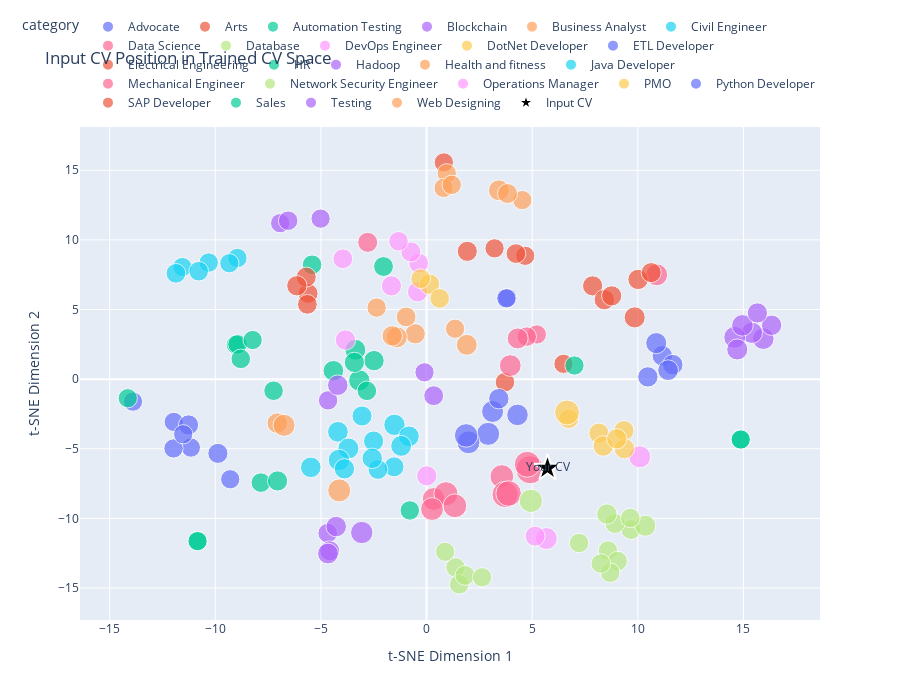

Notebook cell for this chart:
### Code cell
fig = visualize_cv_in_trained_space(
    similarities=similariries,
    documents=documents,
    categories=categories,
    input_cv_text=text_cv,
    vectorizer=vectorizer  # Pass your already fitted vectorizer
)

### Figure 1 — Plotly figure (JSON) as saved in the notebook; plotly's stock layout.template omitted (floating-point values rounded to 4 significant figures)
{"data": [{"customdata": [["Category: Advocate<br>Similarity: 0.000", "Advocate"], ["Category: Advocate<br>Similarity: 0.000", "Advocate"], ["Category: Advocate<br>Similarity: 0.000", "Advocate"], ["Category: Advocate<br>Similarity: 0.023", "Advocate"], ["Category: Advocate<br>Similarity: 0.022", "Advocate"], ["Category: Advocate<br>Similarity: 0.000", "Advocate"], ["Category: Advocate<br>Similarity: 0.000", "Advocate"], ["Category: Advocate<br>Similarity: 0.000", "Advocate"], ["Category: Advocate<br>Similarity: 0.000", "Advocate"], ["Category: Advocate<br>Similarity: 0.000", "Advocate"]], "hovertemplate": "size=%{marker.size}<br>hover_text=%{customdata[0]}<extra></extra>", "legendgroup": "Advocate", "marker": {"color": "#636efa", "opacity": 0.7, "size": [5.0, 5.0, 5.0, 5.454, 5.446, 5.0, 5.0, 5.0, 5.0, 5.0], "sizemode": "area", "sizeref": 0.02692, "symbol": "circle"}, "mode": "markers", "name": "Advocate", "orientation": "v", "showlegend": true, "type": "scatter", "x": [-11.97, -9.293, -11.16, -9.878, -11.27, -13.9, 3.825, -11.98, -11.52, 3.777], "xaxis": "x", "y": [-3.068, -7.189, -4.913, -5.331, -3.287, -1.612, 5.826, -4.978, -3.959, 5.801], "yaxis": "y"}, {"customdata": [["Category: Arts<br>Similarity: 0.008", "Arts"], ["Category: Arts<br>Similarity: 0.000", "Arts"], ["Category: Arts<br>Similarity: 0.023", "Arts"], ["Category: Arts<br>Similarity: 0.000", "Arts"], ["Category: Arts<br>Similarity: 0.000", "Arts"], ["Category: Arts<br>Similarity: 0.012", "Arts"]], "hovertemplate": "size=%{marker.size}<br>hover_text=%{customdata[0]}<extra></extra>", "legendgroup": "Arts", "marker": {"color": "#EF553B", "opacity": 0.7, "size": [5.159, 5.0, 5.453, 5.0, 5.0, 5.233], "sizemode": "area", "sizeref": 0.02692, "symbol": "circle"}, "mode": "markers", "name": "Arts", "orientation": "v", "showlegend": true, "type": "scatter", "x": [3.712, 4.671, 1.929, 3.218, 0.8177, 4.232], "xaxis": "x", "y": [-0.2168, 8.858, 9.179, 9.396, 15.56, 9.018], "yaxis": "y"}, {"customdata": [["Category: Automation Testing<br>Similarity: 0.031", "Automation Testing"], ["Category: Automation Testing<br>Similarity: 0.010", "Automation Testing"], ["Category: Automation Testing<br>Similarity: 0.056", "Automation Testing"], ["Category: Automation Testing<br>Similarity: 0.045", "Automation Testing"], ["Category: Automation Testing<br>Similarity: 0.037", "Automation Testing"], ["Category: Automation Testing<br>Similarity: 0.026", "Automation Testing"], ["Category: Automation Testing<br>Similarity: 0.008", "Automation Testing"]], "hovertemplate": "size=%{marker.size}<br>hover_text=%{customdata[0]}<extra></extra>", "legendgroup": "Automation Testing", "marker": {"color": "#00cc96", "opacity": 0.7, "size": [5.627, 5.208, 6.114, 5.905, 5.735, 5.521, 5.158], "sizemode": "area", "sizeref": 0.02692, "symbol": "circle"}, "mode": "markers", "name": "Automation Testing", "orientation": "v", "showlegend": true, "type": "scatter", "x": [-2.488, -5.42, -3.185, -3.372, -4.412, -3.417, -2.825], "xaxis": "x", "y": [1.329, 8.214, -0.09012, 2.107, 0.6009, 1.204, -0.8388], "yaxis": "y"}, {"customdata": [["Category: Blockchain<br>Similarity: 0.009", "Blockchain"], ["Category: Blockchain<br>Similarity: 0.019", "Blockchain"], ["Category: Blockchain<br>Similarity: 0.033", "Blockchain"], ["Category: Blockchain<br>Similarity: 0.042", "Blockchain"], ["Category: Blockchain<br>Similarity: 0.087", "Blockchain"]], "hovertemplate": "size=%{marker.size}<br>hover_text=%{customdata[0]}<extra></extra>", "legendgroup": "Blockchain", "marker": {"color": "#ab63fa", "opacity": 0.7, "size": [5.175, 5.374, 5.666, 5.835, 6.741], "sizemode": "area", "sizeref": 0.02692, "symbol": "circle"}, "mode": "markers", "name": "Blockchain", "orientation": "v", "showlegend": true, "type": "scatter", "x": [-4.68, -4.582, -4.278, -4.667, -3.068], "xaxis": "x", "y": [-11.06, -12.33, -10.59, -12.53, -11.01], "yaxis": "y"}, {"customdata": [["Category: Business Analyst<br>Similarity: 0.026", "Business Analyst"], ["Category: Business Analyst<br>Similarity: 0.014", "Business Analyst"], ["Category: Business Analyst<br>Similarity: 0.050", "Business Analyst"], ["Category: Business Analyst<br>Similarity: 0.032", "Business Analyst"], ["Category: Business Analyst<br>Similarity: 0.000", "Business Analyst"], ["Category: Business Analyst<br>Similarity: 0.003", "Business Analyst"]], "hovertemplate": "size=%{marker.size}<br>hover_text=%{customdata[0]}<extra></extra>", "legendgroup": "Business Analyst", "marker": {"color": "#FFA15A", "opacity": 0.7, "size": [5.523, 5.284, 5.992, 5.646, 5.0, 5.066], "sizemode": "area", "sizeref": 0.02692, "symbol": "circle"}, "mode": "markers", "name": "Business Analyst", "orientation": "v", "showlegend": true, "type": "scatter", "x": [-0.5352, -0.9669, -1.412, -1.625, 1.349, -2.363], "xaxis": "x", "y": [3.259, 4.469, 3.007, 3.109, 3.621, 5.139], "yaxis": "y"}, {"customdata": [["Category: Civil Engineer<br>Similarity: 0.004", "Civil Engineer"], ["Category: Civil Engineer<br>Similarity: 0.000", "Civil Engineer"], ["Category: Civil Engineer<br>Similarity: 0.006", "Civil Engineer"], ["Category: Civil Engineer<br>Similarity: 0.000", "Civil Engineer"], ["Category: Civil Engineer<br>Similarity: 0.010", "Civil Engineer"], ["Category: Civil Engineer<br>Similarity: 0.013", "Civil Engineer"]], "hovertemplate": "size=%{marker.size}<br>hover_text=%{customdata[0]}<extra></extra>", "legendgroup": "Civil Engineer", "marker": {"color": "#19d3f3", "opacity": 0.7, "size": [5.083, 5.0, 5.11, 5.0, 5.201, 5.256], "sizemode": "area", "sizeref": 0.02692, "symbol": "circle"}, "mode": "markers", "name": "Civil Engineer", "orientation": "v", "showlegend": true, "type": "scatter", "x": [-8.955, -11.56, -10.31, -9.335, -10.79, -11.86], "xaxis": "x", "y": [8.697, 8.05, 8.371, 8.323, 7.751, 7.598], "yaxis": "y"}, {"customdata": [["Category: Data Science<br>Similarity: 0.128", "Data Science"], ["Category: Data Science<br>Similarity: 0.103", "Data Science"], ["Category: Data Science<br>Similarity: 0.143", "Data Science"], ["Category: Data Science<br>Similarity: 0.072", "Data Science"], ["Category: Data Science<br>Similarity: 0.102", "Data Science"], ["Category: Data Science<br>Similarity: 0.133", "Data Science"], ["Category: Data Science<br>Similarity: 0.216", "Data Science"], ["Category: Data Science<br>Similarity: 0.288", "Data Science"], ["Category: Data Science<br>Similarity: 0.202", "Data Science"], ["Category: Data Science<br>Similarity: 0.188", "Data Science"]], "hovertemplate": "size=%{marker.size}<br>hover_text=%{customdata[0]}<extra></extra>", "legendgroup": "Data Science", "marker": {"color": "#FF6692", "opacity": 0.7, "size": [7.558, 7.051, 7.863, 6.432, 7.049, 7.653, 9.313, 10.77, 9.048, 8.758], "sizemode": "area", "sizeref": 0.02692, "symbol": "circle"}, "mode": "markers", "name": "Data Science", "orientation": "v", "showlegend": true, "type": "scatter", "x": [3.564, 0.3384, 0.9182, 10.89, 0.2599, 1.342, 3.72, 4.905, 4.766, 3.884], "xaxis": "x", "y": [-6.99, -8.608, -8.23, 7.494, -9.328, -9.097, -8.28, -6.504, -6.114, -8.21], "yaxis": "y"}, {"customdata": [["Category: Database<br>Similarity: 0.006", "Database"], ["Category: Database<br>Similarity: 0.013", "Database"], ["Category: Database<br>Similarity: 0.007", "Database"], ["Category: Database<br>Similarity: 0.013", "Database"], ["Category: Database<br>Similarity: 0.007", "Database"], ["Category: Database<br>Similarity: 0.051", "Database"], ["Category: Database<br>Similarity: 0.020", "Database"], ["Category: Database<br>Similarity: 0.008", "Database"], ["Category: Database<br>Similarity: 0.032", "Database"], ["Category: Database<br>Similarity: 0.008", "Database"], ["Category: Database<br>Similarity: 0.120", "Database"]], "hovertemplate": "size=%{marker.size}<br>hover_text=%{customdata[0]}<extra></extra>", "legendgroup": "Database", "marker": {"color": "#B6E880", "opacity": 0.7, "size": [5.112, 5.262, 5.147, 5.253, 5.149, 6.028, 5.397, 5.158, 5.632, 5.153, 7.393], "sizemode": "area", "sizeref": 0.02692, "symbol": "circle"}, "mode": "markers", "name": "Database", "orientation": "v", "showlegend": true, "type": "scatter", "x": [8.588, 9.041, 8.695, 9.67, 7.218, 10.35, 8.915, 8.248, 8.535, 9.646, 4.937], "xaxis": "x", "y": [-12.31, -13.07, -13.9, -10.81, -11.77, -10.53, -10.36, -13.24, -9.689, -9.969, -8.736], "yaxis": "y"}, {"customdata": [["Category: DevOps Engineer<br>Similarity: 0.075", "DevOps Engineer"], ["Category: DevOps Engineer<br>Similarity: 0.028", "DevOps Engineer"], ["Category: DevOps Engineer<br>Similarity: 0.020", "DevOps Engineer"], ["Category: DevOps Engineer<br>Similarity: 0.078", "DevOps Engineer"], ["Category: DevOps Engineer<br>Similarity: 0.029", "DevOps Engineer"], ["Category: DevOps Engineer<br>Similarity: 0.026", "DevOps Engineer"], ["Category: DevOps Engineer<br>Similarity: 0.030", "DevOps Engineer"]], "hovertemplate": "size=%{marker.size}<br>hover_text=%{customdata[0]}<extra></extra>", "legendgroup": "DevOps Engineer", "marker": {"color": "#FF97FF", "opacity": 0.7, "size": [6.502, 5.569, 5.408, 6.555, 5.585, 5.513, 5.607], "sizemode": "area", "sizeref": 0.02692, "symbol": "circle"}, "mode": "markers", "name": "DevOps Engineer", "orientation": "v", "showlegend": true, "type": "scatter", "x": [5.67, 0.00932, 5.138, 10.09, -0.4234, -1.662, -3.84], "xaxis": "x", "y": [-11.45, -6.944, -11.28, -5.578, 6.275, 6.697, 2.806], "yaxis": "y"}, {"customdata": [["Category: DotNet Developer<br>Similarity: 0.026", "DotNet Developer"], ["Category: DotNet Developer<br>Similarity: 0.013", "DotNet Developer"], ["Category: DotNet Developer<br>Similarity: 0.028", "DotNet Developer"], ["Category: DotNet Developer<br>Similarity: 0.168", "DotNet Developer"], ["Category: DotNet Developer<br>Similarity: 0.032", "DotNet Developer"], ["Category: DotNet Developer<br>Similarity: 0.033", "DotNet Developer"], ["Category: DotNet Developer<br>Similarity: 0.028", "DotNet Developer"]], "hovertemplate": "size=%{marker.size}<br>hover_text=%{customdata[0]}<extra></extra>", "legendgroup": "DotNet Developer", "marker": {"color": "#FECB52", "opacity": 0.7, "size": [5.515, 5.257, 5.569, 8.362, 5.644, 5.656, 5.565], "sizemode": "area", "sizeref": 0.02692, "symbol": "circle"}, "mode": "markers", "name": "DotNet Developer", "orientation": "v", "showlegend": true, "type": "scatter", "x": [9.344, 6.732, 8.159, 6.65, 9.364, 8.363, 9.003], "xaxis": "x", "y": [-3.696, -2.84, -3.885, -2.393, -4.991, -4.802, -4.286], "yaxis": "y"}, {"customdata": [["Category: ETL Developer<br>Similarity: 0.030", "ETL Developer"], ["Category: ETL Developer<br>Similarity: 0.035", "ETL Developer"], ["Category: ETL Developer<br>Similarity: 0.039", "ETL Developer"], ["Category: ETL Developer<br>Similarity: 0.050", "ETL Developer"], ["Category: ETL Developer<br>Similarity: 0.030", "ETL Developer"]], "hovertemplate": "size=%{marker.size}<br>hover_text=%{customdata[0]}<extra></extra>", "legendgroup": "ETL Developer", "marker": {"color": "#636efa", "opacity": 0.7, "size": [5.608, 5.698, 5.789, 6.006, 5.596], "sizemode": "area", "sizeref": 0.02692, "symbol": "circle"}, "mode": "markers", "name": "ETL Developer", "orientation": "v", "showlegend": true, "type": "scatter", "x": [11.16, 11.65, 11.43, 10.87, 10.48], "xaxis": "x", "y": [1.675, 1.038, 0.6434, 2.588, 0.1608], "yaxis": "y"}, {"customdata": [["Category: Electrical Engineering<br>Similarity: 0.017", "Electrical Engineering"], ["Category: Electrical Engineering<br>Similarity: 0.000", "Electrical Engineering"], ["Category: Electrical Engineering<br>Similarity: 0.020", "Electrical Engineering"], ["Category: Electrical Engineering<br>Similarity: 0.013", "Electrical Engineering"], ["Category: Electrical Engineering<br>Similarity: 0.029", "Electrical Engineering"]], "hovertemplate": "size=%{marker.size}<br>hover_text=%{customdata[0]}<extra></extra>", "legendgroup": "Electrical Engineering", "marker": {"color": "#EF553B", "opacity": 0.7, "size": [5.33, 5.0, 5.408, 5.266, 5.584], "sizemode": "area", "sizeref": 0.02692, "symbol": "circle"}, "mode": "markers", "name": "Electrical Engineering", "orientation": "v", "showlegend": true, "type": "scatter", "x": [-5.606, 6.481, -5.695, -5.642, -6.139], "xaxis": "x", "y": [6.152, 1.101, 7.329, 5.373, 6.706], "yaxis": "y"}, {"customdata": [["Category: HR<br>Similarity: 0.000", "HR"], ["Category: HR<br>Similarity: 0.016", "HR"], ["Category: HR<br>Similarity: 0.000", "HR"], ["Category: HR<br>Similarity: 0.000", "HR"], ["Category: HR<br>Similarity: 0.000", "HR"], ["Category: HR<br>Similarity: 0.000", "HR"], ["Category: HR<br>Similarity: 0.009", "HR"], ["Category: HR<br>Similarity: 0.000", "HR"], ["Category: HR<br>Similarity: 0.008", "HR"], ["Category: HR<br>Similarity: 0.025", "HR"]], "hovertemplate": "size=%{marker.size}<br>hover_text=%{customdata[0]}<extra></extra>", "legendgroup": "HR", "marker": {"color": "#00cc96", "opacity": 0.7, "size": [5.0, 5.314, 5.0, 5.0, 5.0, 5.0, 5.171, 5.0, 5.152, 5.495], "sizemode": "area", "sizeref": 0.02692, "symbol": "circle"}, "mode": "markers", "name": "HR", "orientation": "v", "showlegend": true, "type": "scatter", "x": [14.87, -2.037, -10.83, -14.14, -10.84, 14.87, -7.844, 7.002, -7.242, -7.051], "xaxis": "x", "y": [-4.342, 8.089, -11.62, -1.369, -11.63, -4.332, -7.43, 0.9797, -0.8319, -7.311], "yaxis": "y"}, {"customdata": [["Category: Hadoop<br>Similarity: 0.065", "Hadoop"], ["Category: Hadoop<br>Similarity: 0.029", "Hadoop"], ["Category: Hadoop<br>Similarity: 0.056", "Hadoop"], ["Category: Hadoop<br>Similarity: 0.073", "Hadoop"], ["Category: Hadoop<br>Similarity: 0.064", "Hadoop"], ["Category: Hadoop<br>Similarity: 0.027", "Hadoop"], ["Category: Hadoop<br>Similarity: 0.050", "Hadoop"]], "hovertemplate": "size=%{marker.size}<br>hover_text=%{customdata[0]}<extra></extra>", "legendgroup": "Hadoop", "marker": {"color": "#ab63fa", "opacity": 0.7, "size": [6.296, 5.585, 6.129, 6.463, 6.282, 5.531, 6.0], "sizemode": "area", "sizeref": 0.02692, "symbol": "circle"}, "mode": "markers", "name": "Hadoop", "orientation": "v", "showlegend": true, "type": "scatter", "x": [15.94, 16.33, 15.4, 14.59, 14.95, 15.66, 14.71], "xaxis": "x", "y": [2.905, 3.871, 3.332, 3.008, 3.861, 4.752, 2.131], "yaxis": "y"}, {"customdata": [["Category: Health and fitness<br>Similarity: 0.000", "Health and fitness"], ["Category: Health and fitness<br>Similarity: 0.042", "Health and fitness"], ["Category: Health and fitness<br>Similarity: 0.000", "Health and fitness"], ["Category: Health and fitness<br>Similarity: 0.005", "Health and fitness"], ["Category: Health and fitness<br>Similarity: 0.000", "Health and fitness"], ["Category: Health and fitness<br>Similarity: 0.019", "Health and fitness"]], "hovertemplate": "size=%{marker.size}<br>hover_text=%{customdata[0]}<extra></extra>", "legendgroup": "Health and fitness", "marker": {"color": "#FFA15A", "opacity": 0.7, "size": [5.0, 5.844, 5.0, 5.098, 5.0, 5.38], "sizemode": "area", "sizeref": 0.02692, "symbol": "circle"}, "mode": "markers", "name": "Health and fitness", "orientation": "v", "showlegend": true, "type": "scatter", "x": [0.9554, 3.423, 0.8071, 1.192, 4.532, 3.833], "xaxis": "x", "y": [14.78, 13.56, 13.73, 13.95, 12.86, 13.33], "yaxis": "y"}, {"customdata": [["Category: Java Developer<br>Similarity: 0.025", "Java Developer"], ["Category: Java Developer<br>Similarity: 0.023", "Java Developer"], ["Category: Java Developer<br>Similarity: 0.058", "Java Developer"], ["Category: Java Developer<br>Similarity: 0.039", "Java Developer"], ["Category: Java Developer<br>Similarity: 0.039", "Java Developer"], ["Category: Java Developer<br>Similarity: 0.019", "Java Developer"], ["Category: Java Developer<br>Similarity: 0.013", "Java Developer"], ["Category: Java Developer<br>Similarity: 0.048", "Java Developer"], ["Category: Java Developer<br>Similarity: 0.032", "Java Developer"], ["Category: Java Developer<br>Similarity: 0.063", "Java Developer"], ["Category: Java Developer<br>Similarity: 0.030", "Java Developer"], ["Category: Java Developer<br>Similarity: 0.036", "Java Developer"], ["Category: Java Developer<br>Similarity: 0.043", "Java Developer"]], "hovertemplate": "size=%{marker.size}<br>hover_text=%{customdata[0]}<extra></extra>", "legendgroup": "Java Developer", "marker": {"color": "#19d3f3", "opacity": 0.7, "size": [5.505, 5.462, 6.16, 5.776, 5.772, 5.384, 5.261, 5.954, 5.642, 6.259, 5.607, 5.723, 5.87], "sizemode": "area", "sizeref": 0.02692, "symbol": "circle"}, "mode": "markers", "name": "Java Developer", "orientation": "v", "showlegend": true, "type": "scatter", "x": [-2.507, -3.056, -1.518, -0.8351, -4.196, -1.539, -2.3, -3.7, -2.572, -4.145, -3.889, -5.48, -1.203], "xaxis": "x", "y": [-4.447, -2.646, -3.28, -4.107, -3.783, -6.296, -6.486, -4.98, -5.685, -5.809, -6.44, -6.334, -4.793], "yaxis": "y"}, {"customdata": [["Category: Mechanical Engineer<br>Similarity: 0.021", "Mechanical Engineer"], ["Category: Mechanical Engineer<br>Similarity: 0.068", "Mechanical Engineer"], ["Category: Mechanical Engineer<br>Similarity: 0.000", "Mechanical Engineer"], ["Category: Mechanical Engineer<br>Similarity: 0.006", "Mechanical Engineer"], ["Category: Mechanical Engineer<br>Similarity: 0.047", "Mechanical Engineer"]], "hovertemplate": "size=%{marker.size}<br>hover_text=%{customdata[0]}<extra></extra>", "legendgroup": "Mechanical Engineer", "marker": {"color": "#FF6692", "opacity": 0.7, "size": [5.411, 6.358, 5.0, 5.13, 5.944], "sizemode": "area", "sizeref": 0.02692, "symbol": "circle"}, "mode": "markers", "name": "Mechanical Engineer", "orientation": "v", "showlegend": true, "type": "scatter", "x": [-2.787, 3.964, 5.221, 4.741, 4.313], "xaxis": "x", "y": [9.826, 0.9758, 3.21, 3.056, 2.924], "yaxis": "y"}, {"customdata": [["Category: Network Security Engineer<br>Similarity: 0.005", "Network Security Engineer"], ["Category: Network Security Engineer<br>Similarity: 0.003", "Network Security Engineer"], ["Category: Network Security Engineer<br>Similarity: 0.014", "Network Security Engineer"], ["Category: Network Security Engineer<br>Similarity: 0.019", "Network Security Engineer"], ["Category: Network Security Engineer<br>Similarity: 0.002", "Network Security Engineer"]], "hovertemplate": "size=%{marker.size}<br>hover_text=%{customdata[0]}<extra></extra>", "legendgroup": "Network Security Engineer", "marker": {"color": "#B6E880", "opacity": 0.7, "size": [5.101, 5.053, 5.278, 5.389, 5.047], "sizemode": "area", "sizeref": 0.02692, "symbol": "circle"}, "mode": "markers", "name": "Network Security Engineer", "orientation": "v", "showlegend": true, "type": "scatter", "x": [1.372, 0.8781, 1.545, 1.819, 2.628], "xaxis": "x", "y": [-13.52, -12.39, -14.73, -14.09, -14.23], "yaxis": "y"}, {"customdata": [["Category: Operations Manager<br>Similarity: 0.015", "Operations Manager"], ["Category: Operations Manager<br>Similarity: 0.022", "Operations Manager"], ["Category: Operations Manager<br>Similarity: 0.008", "Operations Manager"], ["Category: Operations Manager<br>Similarity: 0.016", "Operations Manager"]], "hovertemplate": "size=%{marker.size}<br>hover_text=%{customdata[0]}<extra></extra>", "legendgroup": "Operations Manager", "marker": {"color": "#FF97FF", "opacity": 0.7, "size": [5.308, 5.44, 5.157, 5.321], "sizemode": "area", "sizeref": 0.02692, "symbol": "circle"}, "mode": "markers", "name": "Operations Manager", "orientation": "v", "showlegend": true, "type": "scatter", "x": [-0.3721, -0.7442, -1.327, -3.966], "xaxis": "x", "y": [8.322, 9.136, 9.903, 8.646], "yaxis": "y"}, {"customdata": [["Category: PMO<br>Similarity: 0.036", "PMO"], ["Category: PMO<br>Similarity: 0.013", "PMO"], ["Category: PMO<br>Similarity: 0.011", "PMO"]], "hovertemplate": "size=%{marker.size}<br>hover_text=%{customdata[0]}<extra></extra>", "legendgroup": "PMO", "marker": {"color": "#FECB52", "opacity": 0.7, "size": [5.724, 5.261, 5.22], "sizemode": "area", "sizeref": 0.02692, "symbol": "circle"}, "mode": "markers", "name": "PMO", "orientation": "v", "showlegend": true, "type": "scatter", "x": [0.1388, -0.2756, 0.6226], "xaxis": "x", "y": [6.814, 7.211, 5.798], "yaxis": "y"}, {"customdata": [["Category: Python Developer<br>Similarity: 0.108", "Python Developer"], ["Category: Python Developer<br>Similarity: 0.063", "Python Developer"], ["Category: Python Developer<br>Similarity: 0.075", "Python Developer"], ["Category: Python Developer<br>Similarity: 0.102", "Python Developer"], ["Category: Python Developer<br>Similarity: 0.030", "Python Developer"], ["Category: Python Developer<br>Similarity: 0.124", "Python Developer"]], "hovertemplate": "size=%{marker.size}<br>hover_text=%{customdata[0]}<extra></extra>", "legendgroup": "Python Developer", "marker": {"color": "#636efa", "opacity": 0.7, "size": [7.156, 6.267, 6.503, 7.05, 5.605, 7.488], "sizemode": "area", "sizeref": 0.02692, "symbol": "circle"}, "mode": "markers", "name": "Python Developer", "orientation": "v", "showlegend": true, "type": "scatter", "x": [2.915, 4.305, 3.126, 1.985, 3.421, 1.875], "xaxis": "x", "y": [-3.929, -2.568, -2.321, -4.534, -1.404, -4.042], "yaxis": "y"}, {"customdata": [["Category: SAP Developer<br>Similarity: 0.051", "SAP Developer"], ["Category: SAP Developer<br>Similarity: 0.030", "SAP Developer"], ["Category: SAP Developer<br>Similarity: 0.021", "SAP Developer"], ["Category: SAP Developer<br>Similarity: 0.026", "SAP Developer"], ["Category: SAP Developer<br>Similarity: 0.031", "SAP Developer"], ["Category: SAP Developer<br>Similarity: 0.025", "SAP Developer"]], "hovertemplate": "size=%{marker.size}<br>hover_text=%{customdata[0]}<extra></extra>", "legendgroup": "SAP Developer", "marker": {"color": "#EF553B", "opacity": 0.7, "size": [6.019, 5.604, 5.419, 5.516, 5.625, 5.507], "sizemode": "area", "sizeref": 0.02692, "symbol": "circle"}, "mode": "markers", "name": "SAP Developer", "orientation": "v", "showlegend": true, "type": "scatter", "x": [9.852, 10.01, 10.63, 7.861, 8.415, 8.765], "xaxis": "x", "y": [4.434, 7.162, 7.652, 6.698, 5.71, 5.982], "yaxis": "y"}, {"customdata": [["Category: Sales<br>Similarity: 0.006", "Sales"], ["Category: Sales<br>Similarity: 0.000", "Sales"], ["Category: Sales<br>Similarity: 0.004", "Sales"], ["Category: Sales<br>Similarity: 0.009", "Sales"], ["Category: Sales<br>Similarity: 0.000", "Sales"]], "hovertemplate": "size=%{marker.size}<br>hover_text=%{customdata[0]}<extra></extra>", "legendgroup": "Sales", "marker": {"color": "#00cc96", "opacity": 0.7, "size": [5.119, 5.0, 5.088, 5.175, 5.0], "sizemode": "area", "sizeref": 0.02692, "symbol": "circle"}, "mode": "markers", "name": "Sales", "orientation": "v", "showlegend": true, "type": "scatter", "x": [-0.7921, -9.029, -8.946, -8.794, -8.232], "xaxis": "x", "y": [-9.429, 2.472, 2.505, 1.455, 2.811], "yaxis": "y"}, {"customdata": [["Category: Testing<br>Similarity: 0.000", "Testing"], ["Category: Testing<br>Similarity: 0.004", "Testing"], ["Category: Testing<br>Similarity: 0.000", "Testing"], ["Category: Testing<br>Similarity: 0.000", "Testing"], ["Category: Testing<br>Similarity: 0.006", "Testing"], ["Category: Testing<br>Similarity: 0.016", "Testing"], ["Category: Testing<br>Similarity: 0.033", "Testing"]], "hovertemplate": "size=%{marker.size}<br>hover_text=%{customdata[0]}<extra></extra>", "legendgroup": "Testing", "marker": {"color": "#ab63fa", "opacity": 0.7, "size": [5.0, 5.074, 5.0, 5.0, 5.126, 5.32, 5.668], "sizemode": "area", "sizeref": 0.02692, "symbol": "circle"}, "mode": "markers", "name": "Testing", "orientation": "v", "showlegend": true, "type": "scatter", "x": [-0.09718, -4.663, -6.93, -5.016, -6.55, 0.3376, -4.203], "xaxis": "x", "y": [0.4905, -1.525, 11.2, 11.53, 11.38, -1.188, -0.4338], "yaxis": "y"}, {"customdata": [["Category: Web Designing<br>Similarity: 0.035", "Web Designing"], ["Category: Web Designing<br>Similarity: 0.106", "Web Designing"], ["Category: Web Designing<br>Similarity: 0.044", "Web Designing"], ["Category: Web Designing<br>Similarity: 0.079", "Web Designing"]], "hovertemplate": "size=%{marker.size}<br>hover_text=%{customdata[0]}<extra></extra>", "legendgroup": "Web Designing", "marker": {"color": "#FFA15A", "opacity": 0.7, "size": [5.695, 7.111, 5.888, 6.579], "sizemode": "area", "sizeref": 0.02692, "symbol": "circle"}, "mode": "markers", "name": "Web Designing", "orientation": "v", "showlegend": true, "type": "scatter", "x": [-7.068, -4.134, 1.904, -6.746], "xaxis": "x", "y": [-3.156, -7.989, 2.468, -3.315], "yaxis": "y"}, {"hoverinfo": "text", "hovertext": "Your Input CV", "marker": {"color": "black", "line": {"color": "white", "width": 2}, "size": 20, "symbol": "star"}, "mode": "markers+text", "name": "Input CV", "text": "Your CV", "textposition": "middle center", "type": "scatter", "x": [5.727], "y": [-6.391]}], "layout": {"height": 700, "hovermode": "closest", "legend": {"itemsizing": "constant", "orientation": "h", "title": {"text": "category"}, "tracegroupgap": 0, "x": 1, "xanchor": "right", "y": 1.02, "yanchor": "bottom"}, "showlegend": true, "title": {"text": "Input CV Position in Trained CV Space"}, "width": 900, "xaxis": {"anchor": "y", "domain": [0, 1], "title": {"text": "t-SNE Dimension 1"}}, "yaxis": {"anchor": "x", "domain": [0, 1], "title": {"text": "t-SNE Dimension 2"}}}}
